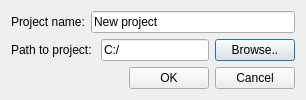
<?xml version="1.0" encoding="UTF-8"?>
<ui version="4.0">
 <class>View_project_window</class>
 <widget class="QDialog" name="View_project_window">
  <property name="geometry">
   <rect>
    <x>0</x>
    <y>0</y>
    <width>550</width>
    <height>328</height>
   </rect>
  </property>
  <property name="sizePolicy">
   <sizepolicy hsizetype="Fixed" vsizetype="Fixed">
    <horstretch>0</horstretch>
    <verstretch>0</verstretch>
   </sizepolicy>
  </property>
  <property name="windowTitle">
   <string>Dialog</string>
  </property>
  <layout class="QVBoxLayout" name="verticalLayout">
   <property name="sizeConstraint">
    <enum>QLayout::SetFixedSize</enum>
   </property>
   <item>
    <layout class="QHBoxLayout" name="horizontalLayout">
     <item>
      <widget class="QLabel" name="project_name_label">
       <property name="text">
        <string>Project name:</string>
       </property>
      </widget>
     </item>
     <item>
      <widget class="QLineEdit" name="project_name_lineEdit">
       <property name="text">
        <string>New project</string>
       </property>
      </widget>
     </item>
    </layout>
   </item>
   <item>
    <layout class="QHBoxLayout" name="horizontalLayout_2">
     <item>
      <widget class="QLabel" name="project_path_label">
       <property name="text">
        <string>Path to project: </string>
       </property>
      </widget>
     </item>
     <item>
      <widget class="QLineEdit" name="project_path_lineEdit">
       <property name="text">
        <string>C:/</string>
       </property>
      </widget>
     </item>
     <item>
      <widget class="QPushButton" name="browse_path_pushButton">
       <property name="text">
        <string>Browse..</string>
       </property>
      </widget>
     </item>
    </layout>
   </item>
   <item>
    <layout class="QHBoxLayout" name="horizontalLayout_4">
     <item>
      <spacer name="horizontalSpacer">
       <property name="orientation">
        <enum>Qt::Horizontal</enum>
       </property>
       <property name="sizeHint" stdset="0">
        <size>
         <width>40</width>
         <height>20</height>
        </size>
       </property>
      </spacer>
     </item>
     <item>
      <widget class="QPushButton" name="ok_pushButton">
       <property name="text">
        <string>OK</string>
       </property>
      </widget>
     </item>
     <item>
      <widget class="QPushButton" name="cancel_pushButton">
       <property name="text">
        <string>Cancel</string>
       </property>
      </widget>
     </item>
    </layout>
   </item>
  </layout>
 </widget>
 <resources/>
 <connections/>
</ui>
